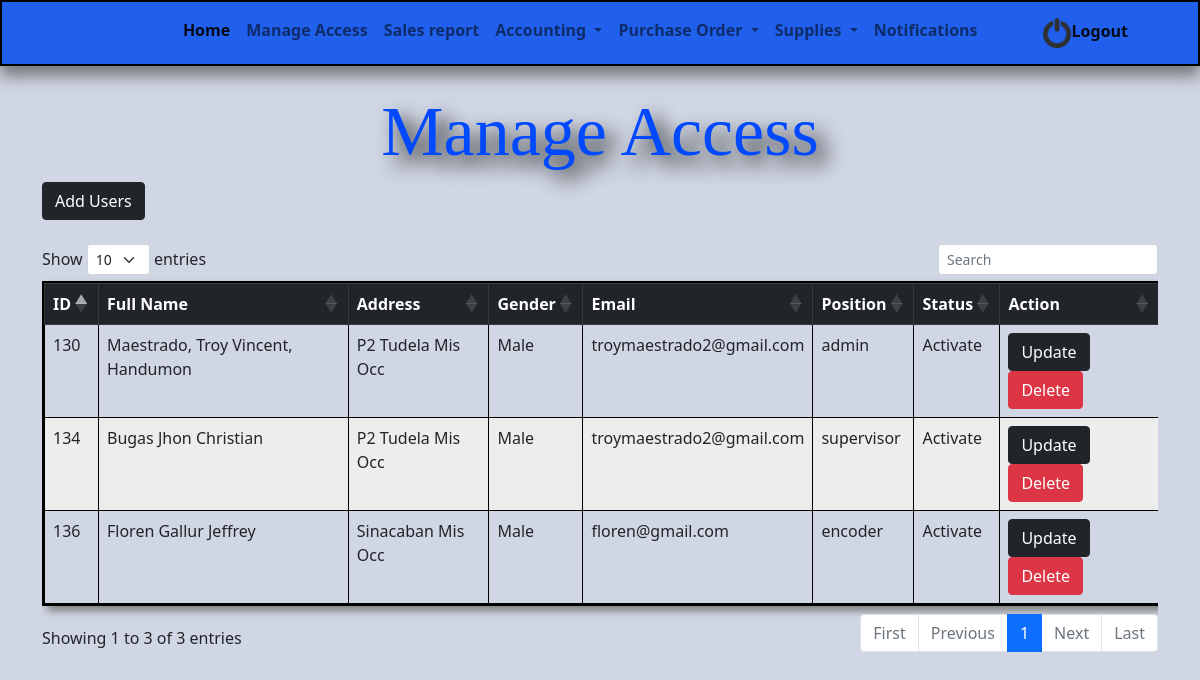
/users.php, run on an earlier commit of the app's database.
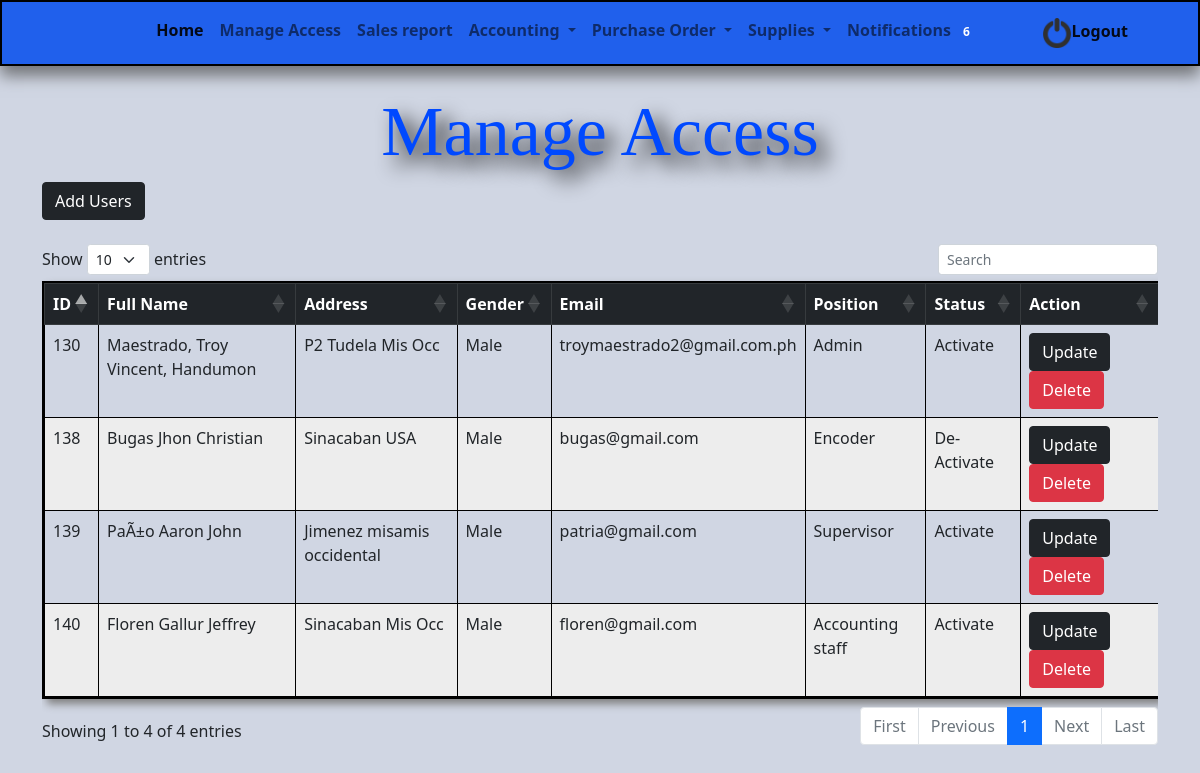
And on a later commit of the database.
### tables this page shows
CREATE TABLE `users` (
  `id` int(11) NOT NULL,
  `type_id` int(11) NOT NULL,
  `lastname/firstname/midname` varchar(100) NOT NULL,
  `gender` varchar(50) NOT NULL,
  `address` text NOT NULL,
  `email` varchar(100) NOT NULL,
  `username` varchar(100) NOT NULL,
  `password` varchar(100) NOT NULL,
  `stat_id` int(11) NOT NULL
);

CREATE TABLE `user_type` (
  `id` int(11) NOT NULL,
  `type` varchar(100) NOT NULL
);

CREATE TABLE `status` (
  `id` int(11) NOT NULL,
  `status` varchar(100) NOT NULL
);

### database/functions.php (called while the page is built, shortened)
<?php
    function fetchAll($query){
        $con = new PDO(DBINFO, DBUSER, DBPASS);
        $stmt = $con->query($query);
        return $stmt->fetchAll();
    }
?>

### users.php (the view, shortened to what the changed rows need)
<?php
include 'database/db.php';
include 'try.php';
?>
<!DOCTYPE html>
<html>
<head>
	<link href="https://cdn.jsdelivr.net/npm/bootstrap@5.1.3/dist/css/bootstrap.min.css" rel="stylesheet">
		<link rel="stylesheet" type="text/css" href="css/style.css">
		<link href="https://cdn.jsdelivr.net/npm/bootstrap@5.1.3/dist/css/bootstrap.min.css" rel="stylesheet">
  		<link rel="stylesheet" href="https://cdn.jsdelivr.net/npm/bootstrap-icons@1.6.1/font/bootstrap-icons.css">
</head>
<body>
<form action="" method="POST" class="needs-validation" novalidate>
<div class="container my-4">
	<h1 class="text-center" style="font-family: Bodoni MT Black; color: #0049FF;text-shadow: 10px 10px 20px black; font-size: 70px;"> Manage Access</h1>
</div>
</form>
<div class="container">
<div class="table-responsive">
<table class="table table-bordered" id="tebol" style="">
  <thead class="table-dark">
    <tr>
    	<th>ID</th>
    	<th>Full Name</th>
    	<th>Address</th>
    	<th>Gender</th>
    	<th>Email</th>
    	<th>Position</th>
    	<th>Status</th>
    	<th>Action</th>
    </tr>
  </thead>
  <tbody>
    <?php
	  				  $disp="SELECT
								users.id,
								users.`lastname/firstname/midname`,
								users.gender,
								users.address,
								users.email,
								users.password,
								users.username,
								user_type.type,
								status.id as stat_id,
								`status`.`status`
								FROM
								users
								INNER JOIN user_type ON users.type_id = user_type.id
								INNER JOIN `status` ON users.stat_id = `status`.id
					";
				$result=mysqli_query($conn,$disp);
				if($result->num_rows>0){
					while($row = $result-> fetch_assoc()){
						$id=$row['id'];
						$name=$row['lastname/firstname/midname'];
						$address=$row['address'];
						$gender=$row['gender'];
						$email=$row['email'];
						$status=$row['status'];
						$position=$row['type'];
						$username=$row['username'];
						$password=$row['password'];
						echo '
							<tr>
								<td>'.$id.'</td>
								<td>'.$name.'</td>
								<td>'.$address.'</td>
								<td>'.$gender.'</td>
								<td>'.$email.'</td>
								<td>'.$position.'</td>
								<td style="display:none;">'.$username.'</td>
								<td style="display:none;">'.$password.'</td>
								<td>'.$status.'</td>
								<td>
									<button class="btn btn-dark editbtn">Update</button>
									 <button class="btn btn-danger deletebtn">Delete</button>
								</td>
							</tr>
						';
					}
				}else{
					die(mysqli_error($conn));
				}
    ?>
  </tbody>
</table>
</div>
</div>
<link rel="stylesheet" type="text/css" href="https://cdn.datatables.net/1.11.3/css/dataTables.bootstrap5.min.css">
</body>
</html>

### try.php (shortened to what the changed rows need)
<?php
include 'database/functions.php';
?>
<!DOCTYPE html>
<html>
<head>
  <link href="https://cdn.jsdelivr.net/npm/bootstrap@5.1.3/dist/css/bootstrap.min.css" rel="stylesheet">
  <link rel="stylesheet" href="https://cdn.jsdelivr.net/npm/bootstrap-icons@1.6.1/font/bootstrap-icons.css">
</head>
<body style="background-color: #D0D6E3">
<nav class="navbar navbar-expand-md navbar-light" style="background: #2060EC; border: 2px black solid;box-shadow: 0 10px 15px #737579">
  <div class="container-fluid" style="font-weight: bold;">
    <div class="collapse navbar-collapse" id="navbarSupportedContent">
      <ul class="navbar-nav ms-auto mb-2 mb-lg-0" style="margin-right: 50px; font-weight: bold;">
<ul class="navbar-nav mr-auto">
         <li class="nav-item dropdown ">
            <a class="nav-link" href="" id="dropdown01" data-toggle="dropdown" aria-haspopup="true" aria-expanded="false">Notifications
                <?php
                $query = "SELECT * from `notifications` where `status` = 'unread' order by `date` DESC";
                if(count(fetchAll($query))>0){
                ?>
                <span class="badge badge-light"><?php echo count(fetchAll($query)); ?></span>
              <?php
                }
                    ?>
              </a>
  </li>
  </ul>
      </ul>
    </div>
  </div>
</nav>
</body>
</html>

What changed in the data, as far as the page shows it:
removed users: id "134", value "Bugas Jhon Christian", address "P2 Tudela Mis Occ", gender "Male", email "troymaestrado2@gmail.com", type.type "supervisor", stat.status "Activate"
removed users: id "136", value "Floren Gallur Jeffrey", address "Sinacaban Mis Occ", gender "Male", email "floren@gmail.com", type.type "encoder", stat.status "Activate"
changed users "Maestrado, Troy Vincent, Handumon": email "troymaestrado2@gmail.com" → "troymaestrado2@gmail.com.ph"; type.type "admin" → "Admin"
added users: id "138", value "Bugas Jhon Christian", address "Sinacaban USA", gender "Male", email "bugas@gmail.com", type.type "Encoder", stat.status "De-Activate"
added users: id "139", value "PaÃ±o Aaron John", address "Jimenez misamis occidental", gender "Male", email "patria@gmail.com", type.type "Supervisor", stat.status "Activate"
added users: id "140", value "Floren Gallur Jeffrey", address "Sinacaban Mis Occ", gender "Male", email "floren@gmail.com", type.type "Accounting staff", stat.status "Activate"
Also different on the page:
count(fetchAll($query)): (not shown) → "6"
text written by a page script: "Show entries Showing 1 to 3 of 3 entries First Previous 1 Next Last" → "Show entries Showing 1 to 4 of 4 entries First Previous 1 Next Last"
